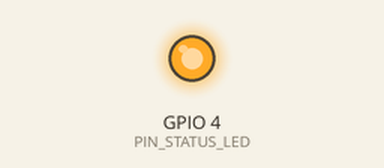
This sketch was run on a simulated ESP32. Parts: output pins drawn as LEDs (lit = HIGH). What the sketch prints to the serial monitor is not drawn. At 0.2 s the program puts the board to deep sleep or switches it off; the recording ends there.

Above: at 0.1 s.
Timing chart, 0 to 0.2 s (numbered marks = the images above):
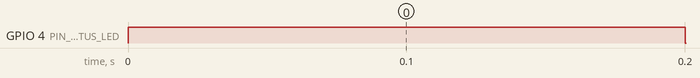

The sketch:

module09_first_sleep.ino
```cpp
// Module 9 - Quick Win: the ESP32 sleeps 5 seconds, wakes up by itself, then sleeps again
// Circuit: status LED on D4 (through a 220 ohm resistor). The D13 button is not used here yet.
// Every time it wakes up, the LED blinks once and Serial prints how many times the board has woken up.

const int PIN_STATUS_LED = 4;
const unsigned long SLEEP_SECONDS = 5;  // how long to sleep, in seconds

RTC_DATA_ATTR int wakeCount = 0;  // kept in RTC memory: it stays there during deep sleep

void setup() {
  Serial.begin(115200);
  pinMode(PIN_STATUS_LED, OUTPUT);

  wakeCount++;
  Serial.print("Wake #");
  Serial.print(wakeCount);
  if (esp_sleep_get_wakeup_cause() == ESP_SLEEP_WAKEUP_TIMER) {
    Serial.println(": woken by the timer alarm.");
  } else {
    Serial.println(": just powered on.");
  }

  digitalWrite(PIN_STATUS_LED, HIGH);  // a short blink: the "I'm awake" sign
  delay(200);
  digitalWrite(PIN_STATUS_LED, LOW);

  Serial.printf("Sleeping for %lu seconds... see you!\n", SLEEP_SECONDS);
  Serial.flush();  // wait until every letter has been sent, then sleep
  esp_sleep_enable_timer_wakeup(SLEEP_SECONDS * 1000000ULL);  // the unit is microseconds
  esp_deep_sleep_start();  // sleep now; on waking up, the program starts again from setup()
}

void loop() {
  // Never runs: after deep sleep, the board always starts again from setup().
}
```

Measured:
- by itself, GPIO 4 (PIN_STATUS_LED): LOW → HIGH at 0.00 s, → LOW 0.20 s later
